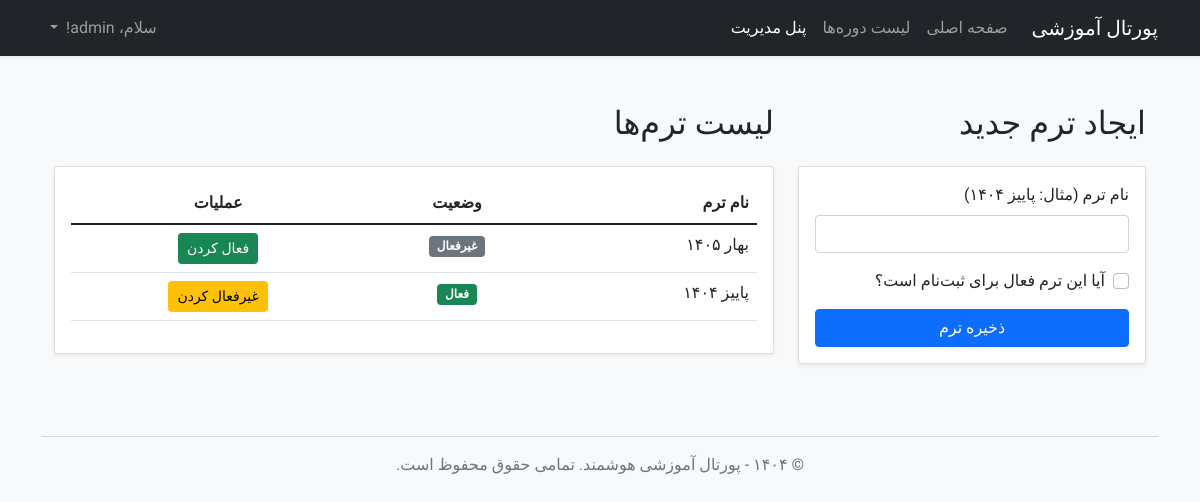
The page /admin/terms (signed in) on the database its author committed.
### app/models.py (models this page shows, shortened)
class User(UserMixin, db.Model):
    id = db.Column(db.Integer, primary_key=True)
    username = db.Column(db.String(64), index=True, unique=True, nullable=False)
    email = db.Column(db.String(120), index=True, unique=True, nullable=False)
    password_hash = db.Column(db.String(128))
    role = db.Column(db.String(20), nullable=False, default='student')
    enrollments = db.relationship('Enrollment', backref='student', lazy='dynamic', foreign_keys='Enrollment.user_id')
    taught_courses = db.relationship('Course', backref='instructor', lazy='dynamic',
                                     foreign_keys='Course.instructor_id')

class Term(db.Model):
    id = db.Column(db.Integer, primary_key=True)
    name = db.Column(db.String(140), nullable=False, unique=True)
    is_active = db.Column(db.Boolean, default=False, nullable=False)
    courses = db.relationship('Course', backref='term', lazy='dynamic')

### app/routes.py (the view, shortened to what this page needs)
@app.route('/admin/terms', methods=['GET', 'POST'])
@login_required
def manage_terms():
    if current_user.role != 'admin':
        abort(403)
    form = TermForm()
    terms = Term.query.order_by(Term.id.desc()).all()
    return render_template('manage_terms.html', title='مدیریت ترم‌ها', form=form, terms=terms)

### app/forms.py
class TermForm(FlaskForm):
    name = StringField('نام ترم (مثال: پاییز ۱۴۰۴)', validators=[DataRequired()])
    is_active = BooleanField('آیا این ترم فعال برای ثبت‌نام است؟')
    submit = SubmitField('ذخیره ترم')

### app/models.py (called while the page is built)
@login.user_loader
def load_user(id):
    return User.query.get(int(id))

### app/templates/manage_terms.html (shortened to what this page needs)
{% extends "base.html" %}
{% block content %}
<div class="container py-4">
    <div class="row">
        <div class="col-md-4">
            <h2 class="mb-4">ایجاد ترم جدید</h2>
            <div class="card shadow-sm">
                <div class="card-body">
                    <form method="POST" action="{{ url_for('manage_terms') }}">
                        <div class="mb-3">
                            {{ form.name.label(class="form-label") }}
                            {{ form.name(class="form-control") }}
                        </div>
                        <div class="form-check mb-3">
                            {{ form.is_active(class="form-check-input") }}
                            {{ form.is_active.label(class="form-check-label") }}
                        </div>
                        {{ form.submit(class="btn btn-primary w-100") }}
                    </form>
                </div>
            </div>
        </div>
        <div class="col-md-8">
            <h2 class="mb-4">لیست ترم‌ها</h2>
            <div class="card shadow-sm">
                <div class="card-body">
                    <div class="table-responsive">
                        <table class="table table-hover">
                            <thead>
                                <tr>
                                    <th>نام ترم</th>
                                    <th class="text-center">وضعیت</th>
                                    <th class="text-center">عملیات</th>
                                </tr>
                            </thead>
                            <tbody>
                                {% for term in terms %}
                                <tr>
                                    <td>{{ term.name }}</td>
                                    <td class="text-center">
                                        {% if term.is_active %}
                                            <span class="badge bg-success">فعال</span>
                                        {% else %}
                                            <span class="badge bg-secondary">غیرفعال</span>
                                        {% endif %}
                                    </td>
                                    <td class="text-center">
                                        {% if term.is_active %}
                                            <form action="{{ url_for('deactivate_term', term_id=term.id) }}" method="POST" class="d-inline">
                                                <button type="submit" class="btn btn-warning btn-sm">غیرفعال کردن</button>
                                            </form>
                                        {% else %}
                                            <form action="{{ url_for('activate_term', term_id=term.id) }}" method="POST" class="d-inline">
                                                <button type="submit" class="btn btn-success btn-sm">فعال کردن</button>
                                            </form>
                                        {% endif %}
                                    </td>
                                </tr>
                                {% endfor %}
                            </tbody>
                        </table>
                    </div>
                </div>
            </div>
        </div>
    </div>
</div>
{% endblock %}

### app/templates/base.html (shortened to what this page needs)
<!doctype html>
<html lang="fa" dir="rtl">
<head>
    <link href="https://cdn.jsdelivr.net/npm/bootstrap@5.1.3/dist/css/bootstrap.rtl.min.css" rel="stylesheet">
    <link rel="stylesheet" href="{{ url_for('static', filename='css/style.css') }}">
</head>
<body class="bg-light">
    <nav class="navbar navbar-expand-lg navbar-dark bg-dark shadow-sm">
        <div class="container">
            <a class="navbar-brand" href="{{ url_for('home') }}">پورتال آموزشی</a>
            <div class="collapse navbar-collapse" id="navbarNav">
                <ul class="navbar-nav me-auto mb-2 mb-lg-0">
                    <li class="nav-item">
                        <a class="nav-link" href="{{ url_for('home') }}">صفحه اصلی</a>
                    </li>
                    <li class="nav-item">
                        <a class="nav-link" href="{{ url_for('courses') }}">لیست دوره‌ها</a>
                    </li>
                    {% if current_user.is_authenticated %}
                        <li class="nav-item">
                            <a class="nav-link active" href="{{ url_for('my_dashboard') }}">
                                {% if current_user.role == 'student' %}
                                    داشبورد من
                                {% else %}
                                    پنل مدیریت
                                {% endif %}
                            </a>
                        </li>
                    {% endif %}
                </ul>
                <ul class="navbar-nav ms-auto">
                    {% if current_user.is_anonymous %}
                    <li class="nav-item">
                        <a class="nav-link" href="{{ url_for('login') }}">ورود</a>
                    </li>
                    {% else %}
                    <li class="nav-item dropdown">
                        <a class="nav-link dropdown-toggle" href="#" id="navbarDropdown" role="button" data-bs-toggle="dropdown">
                            سلام، {{ current_user.username }}!
                        </a>
                    </li>
                    {% endif %}
                </ul>
            </div>
        </div>
    </nav>
    <main class="container mt-4">
        {% block content %}{% endblock %}
    </main>
    <footer class="container text-center mt-5 mb-3 text-muted">
        <hr>
        <p>&copy; ۱۴۰۴ - پورتال آموزشی هوشمند. تمامی حقوق محفوظ است.</p>
    </footer>
</body>
</html>

### app/static/css/style.css (style rules this page uses)
body { font-family: 'Vazirmatn', sans-serif; font-weight: 400; }
.form-label { font-weight: 500; }

### rows shown on the page
User: username "admin"
Term: name "بهار ۱۴۰۵", is_active "غیرفعال"
Term: name "پاییز ۱۴۰۴", is_active "فعال"
